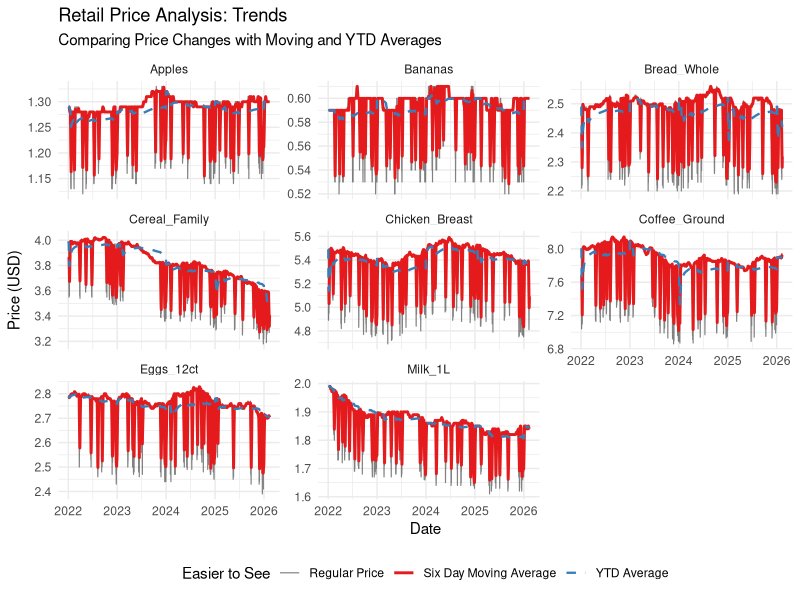
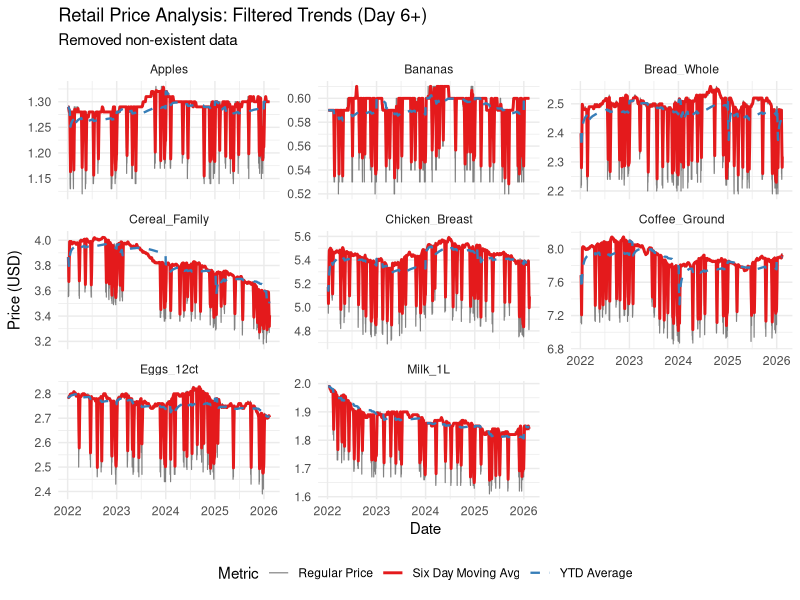

Reproduce these figures in R, in order.
## ---- chunk 1
#
library(tidyverse)
library(zoo)
library(lubridate)

time_series_data <- read_csv("retail_data.csv")

glimpse(time_series_data)
## ---- chunk 2
# Window function that processes the items at the same time
# This block processes all items (Apples, Milk, Bread, etc.) at the same time.
results <- time_series_data %>%
  # sorts by item and date then pipes into a group by 
  arrange(item, date) %>%
  #prevents the average from being calculated for the entire dataset, focuses on the item
  group_by(item) %>%
  
  #Window function calculations; mutate
  mutate(
    moving_avg_6d = rollmean(price_usd, k = 6, fill = NA, align = "right")
  ) %>%
  
  #The YTD Partition 
  group_by(item, year = year(date)) %>%
  mutate(ytd_avg = cummean(price_usd)) %>%
  ungroup() #stops errors later in the code
## ---- chunk 3
# Visualization section
ggplot(results, aes(x = date)) + geom_line(aes(y = price_usd, color = "Regular Price"), alpha = 0.7, linewidth = 0.4) +
  
  # Trend lines
  geom_line(aes(y = moving_avg_6d, color = "Six Day Moving Average"), linewidth = 1) +
  geom_line(aes(y = ytd_avg, color = "YTD Average"), linetype = "dashed", linewidth = 0.8) +
  
  # item grouping
  facet_wrap(~item, scales = "free_y") +
  
  # Scale colors, going for easy visibility/contrast
  scale_color_manual(values = c(
    "Regular Price" = "grey30",         
    "Six Day Moving Average" = "#E41A1C", 
    "YTD Average" = "#377EB8"     
  )) +
  
  #Labels for the lab and titles
  labs(title = "Retail Price Analysis: Trends",
       subtitle = "Comparing Price Changes with Moving and YTD Averages",
       x = "Date", y = "Price (USD)", color = "Easier to See") +
  theme_minimal() +
  theme(legend.position = "bottom")

results %>%
  # Filtered out the NA's; beginning of the year
  filter(!is.na(moving_avg_6d)) %>%
  ggplot(aes(x = date)) +
  geom_line(aes(y = price_usd, color = "Regular Price"), alpha = 0.7, linewidth = 0.4) +
  
  
  geom_line(aes(y = moving_avg_6d, color = "Six Day Moving Avg"), linewidth = 1) +
  geom_line(aes(y = ytd_avg, color = "YTD Average"), linetype = "dashed", linewidth = 0.8) +
  
  # Visual Partitioning
  facet_wrap(~item, scales = "free_y") +
  
  # Professional Color Palette
  scale_color_manual(values = c(
    "Regular Price" = "grey30",         
    "Six Day Moving Avg" = "#E41A1C",
    "YTD Average" = "#377EB8"       
  )) +
  
  labs(title = "Retail Price Analysis: Filtered Trends (Day 6+)",
       subtitle = "Removed non-existent data",
       x = "Date", y = "Price (USD)", color = "Metric") +
  theme_minimal() +
  theme(legend.position = "bottom")
